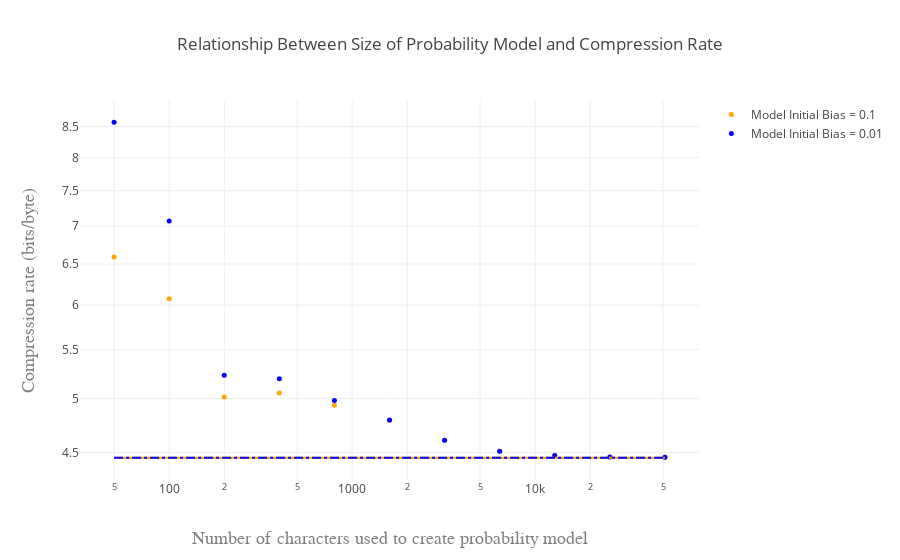

Write notebook code for a chart like this one.
### Markdown cell above
##### 2.2 Plot showing results of simulations in (2.1)

### Code cell
df1 = pd.read_csv("model_test_0_1-1.csv")
df2 = pd.read_csv("model_test_3_0_1-1.csv")
trace1 = go.Scatter(
    x = df1['Model Limit'].values,
    y = df1['Compression Rate'].values,
    mode = 'markers',
    text = [('Rate: '+str(df1['Compression Rate'].values[i]),'Model Size: '+str(df1['Model Limit'].values[i]))\
            for i in range(len(df1['Compression Rate'].values))],
    name = 'Model Initial Bias = 0.1',
    marker = dict(
        size = 5,
        color = 'orange',
    )
    
)

trace2 = go.Scatter(
    x = df2['Model Limit'].values,
    y = df2['Compression Rate'].values,
    mode = 'markers',
    text = [('Rate: '+str(df2['Compression Rate'].values[i]),'Model Size: '+str(df2['Model Limit'].values[i]))\
            for i in range(len(df2['Compression Rate'].values))],
    name = 'Model Initial Bias = 0.01',
    marker = dict(
        size = 5,
        color = 'blue',
    )
)

data = [trace1,trace2]

layout = go.Layout(
    title='Relationship Between Size of Probability Model and Compression Rate ',
    xaxis=dict(
        type='log',
        title='Number of characters used to create probability model',
        titlefont=dict(
            family='Courier New, monospace',
            size=18,
            color='#7f7f7f'
        )
    ),
    yaxis=dict(
        type='log',
        title='Compression rate (bits/byte)',
        titlefont=dict(
            family='Courier New, monospace',
            size=18,
            color='#7f7f7f'
        )
    ),
    shapes= [dict(
        type='line',
        x0=50,
        x1=51200,
        y0=df1['Compression Rate'].iloc[-1],
        y1=df1['Compression Rate'].iloc[-1],
        line=dict(
            color='orange'
        )
    ),
             dict(
        type='line',
        x0=50,
        x1=51200,
        y0=df2['Compression Rate'].iloc[0],
        y1=df2['Compression Rate'].iloc[0],
        line=dict(
            color='blue',
            dash='dashdot'
        )
    )]
)
fig = go.Figure(data=data, layout=layout)
iplot(fig)

### Figure 1 — Plotly figure (JSON) as saved in the notebook; plotly's stock layout.template omitted (floating-point values rounded to 4 significant figures)
{"data": [{"marker": {"color": "orange", "size": 5}, "mode": "markers", "name": "Model Initial Bias = 0.1", "text": ["('Rate: 6.59091282319', 'Model Size: 50')", "('Rate: 6.07545438299', 'Model Size: 100')", "('Rate: 5.01463009385', 'Model Size: 200')", "('Rate: 5.05354063727', 'Model Size: 400')", "('Rate: 4.93414284265', 'Model Size: 800')", "('Rate: 4.78874028565', 'Model Size: 1600')", "('Rate: 4.60890943252', 'Model Size: 3200')", "('Rate: 4.51072503248', 'Model Size: 6400')", "('Rate: 4.47297369095', 'Model Size: 12800')", "('Rate: 4.46060887079', 'Model Size: 25600')", "('Rate: 4.45813590676', 'Model Size: 51200')", "('Rate: 4.45268765788', 'Model Size: 0')"], "type": "scatter", "uid": "be21ce2e-f674-11e8-b508-acbc32c93aff", "x": [50, 100, 200, 400, 800, 1600, 3200, 6400, 12800, 25600, 51200, 0], "y": [6.591, 6.075, 5.015, 5.054, 4.934, 4.789, 4.609, 4.511, 4.473, 4.461, 4.458, 4.453]}, {"marker": {"color": "blue", "size": 5}, "mode": "markers", "name": "Model Initial Bias = 0.01", "text": ["('Rate: 4.45322861876', 'Model Size: 0')", "('Rate: 8.57442317631', 'Model Size: 50')", "('Rate: 7.06873584204', 'Model Size: 100')", "('Rate: 5.23182588788', 'Model Size: 200')", "('Rate: 5.19739759176', 'Model Size: 400')", "('Rate: 4.9808586788', 'Model Size: 800')", "('Rate: 4.79345437333', 'Model Size: 1600')", "('Rate: 4.60829119151', 'Model Size: 3200')", "('Rate: 4.51002951135', 'Model Size: 6400')", "('Rate: 4.47301233101', 'Model Size: 12800')", "('Rate: 4.46103391149', 'Model Size: 25600')", "('Rate: 4.45871550771', 'Model Size: 51200')"], "type": "scatter", "uid": "be232698-f674-11e8-b11f-acbc32c93aff", "x": [0, 50, 100, 200, 400, 800, 1600, 3200, 6400, 12800, 25600, 51200], "y": [4.453, 8.574, 7.069, 5.232, 5.197, 4.981, 4.793, 4.608, 4.51, 4.473, 4.461, 4.459]}], "layout": {"shapes": [{"line": {"color": "orange"}, "type": "line", "x0": 50, "x1": 51200, "y0": 4.453, "y1": 4.453}, {"line": {"color": "blue", "dash": "dashdot"}, "type": "line", "x0": 50, "x1": 51200, "y0": 4.453, "y1": 4.453}], "title": "Relationship Between Size of Probability Model and Compression Rate ", "xaxis": {"title": "Number of characters used to create probability model", "titlefont": {"color": "#7f7f7f", "family": "Courier New, monospace", "size": 18}, "type": "log"}, "yaxis": {"title": "Compression rate (bits/byte)", "titlefont": {"color": "#7f7f7f", "family": "Courier New, monospace", "size": 18}, "type": "log"}}}
